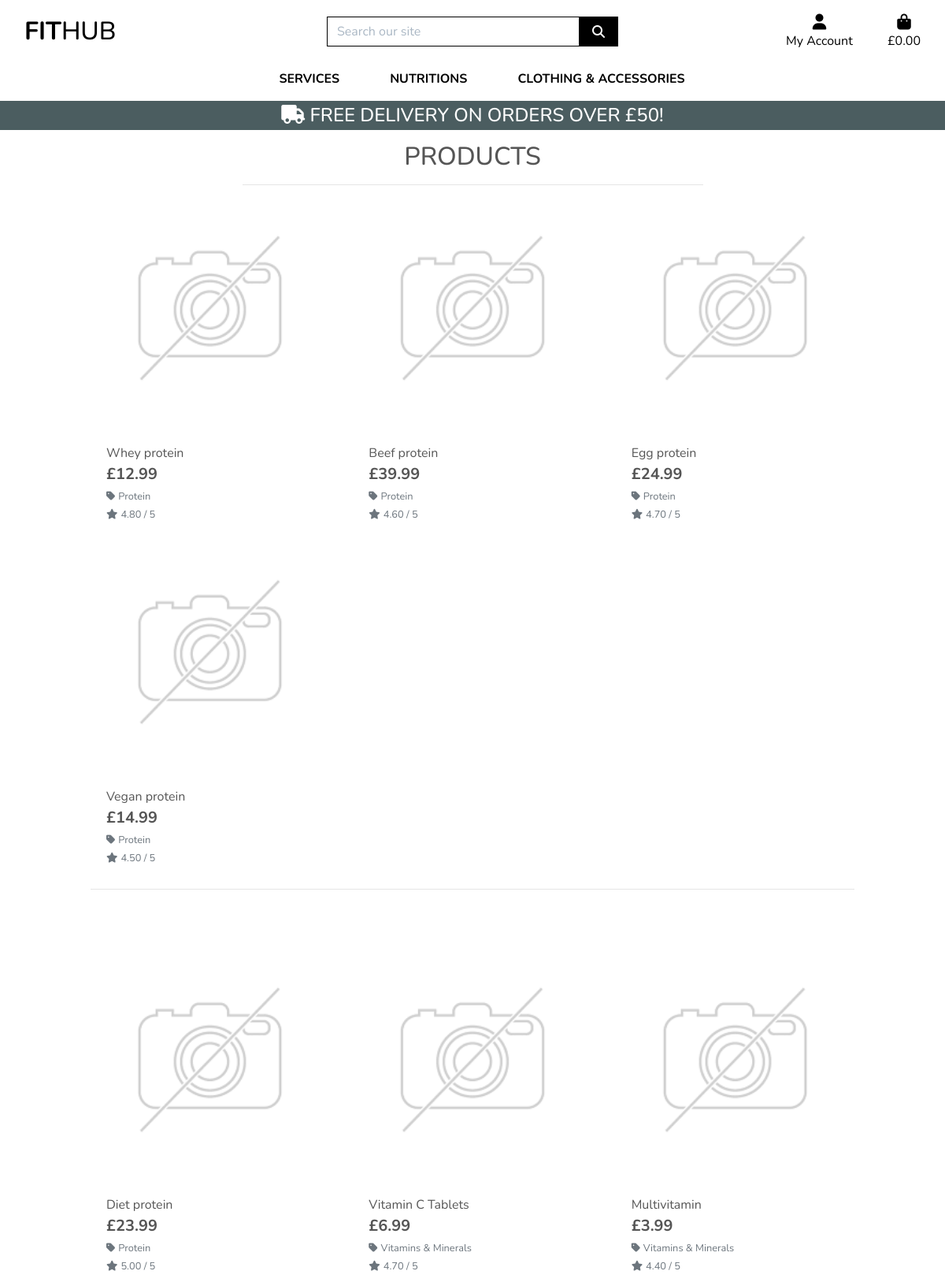
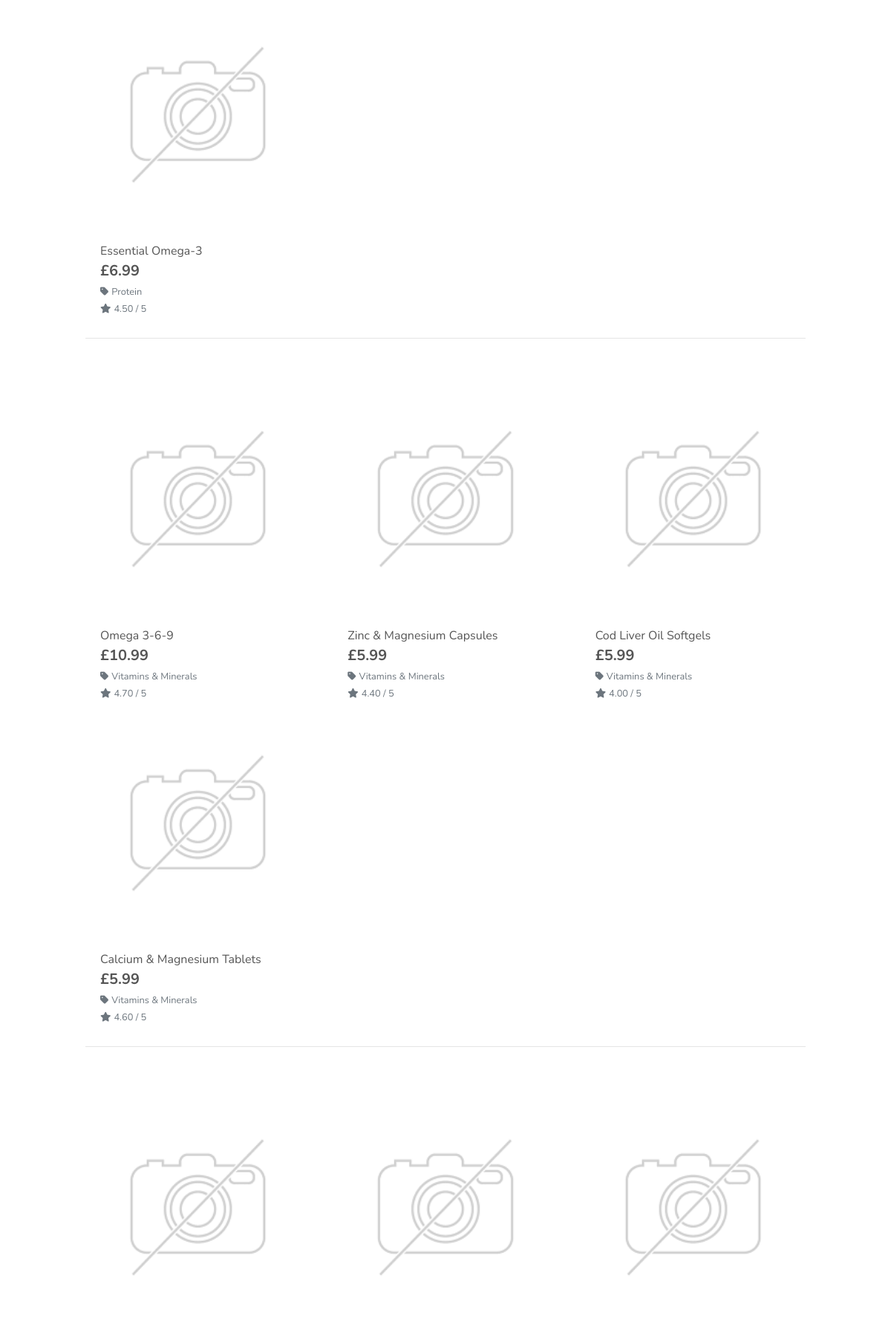
Screenshot of /products/ (upper part) with the database file from the repository (2 pictures, top to bottom).
### products/models.py (models this page shows, shortened)
class Product(models.Model):
    category = models.ForeignKey('Category', null=True, blank=True, on_delete=models.SET_NULL)
    sku = models.CharField(max_length=254, null=True, blank=True)
    name = models.CharField(max_length=254)
    description = models.TextField()
    has_sizes = models.BooleanField(default=False, null=True, blank=True)
    price = models.DecimalField(max_digits=6, decimal_places=2)
    rating = models.DecimalField(max_digits=6, decimal_places=2, null=True, blank=True)
    image_url = models.URLField(max_length=1024, null=True, blank=True)
    image = models.ImageField(null=True, blank=True)

class Category(models.Model):
    class Meta:
        verbose_name_plural = 'Categories'
    name = models.CharField(max_length=254)
    friendly_name = models.CharField(max_length=254, null=True, blank=True)

### products/views.py (the view, shortened to what this page needs)
# urls.py: path('', views.all_products, name='products'),
def all_products(request):
    products = Product.objects.all()
    query = None
    categories = None
    sort = None
    direction = None
    current_sorting = f'{sort}_{direction}'
    context = {
        'products': products,
        'search_term': query,
        'current_categories': categories,
        'current_sorting': current_sorting,
    }
    return render(request, 'products/products.html', context)

### bag/contexts.py (called while the page is built, shortened)
def bag_contents(request):
    bag_items = []
    total = 0
    product_count = 0
    bag = request.session.get('bag', {})
    if total < settings.FREE_DELIVERY_THRESHOLD:
        delivery = total * Decimal(settings.STANDARD_DELIVERY_PERCENTAGE / 100)
        free_delivery_delta = settings.FREE_DELIVERY_THRESHOLD - total
    else:
        delivery = 0
        free_delivery_delta = 0
    grand_total = delivery + total
    context = {
        'bag_items': bag_items,
        'total': total,
        'product_count': product_count,
        'delivery': delivery,
        'free_delivery_delta': free_delivery_delta,
        'free_delivery_threshold': settings.FREE_DELIVERY_THRESHOLD,
        'grand_total': grand_total,
    }
    return context

### products/templates/products/products.html (shortened to what this page needs)
{% extends "base.html" %}
{% load static %}
{% block page_header %}
    <div class="container header-container">
    </div>
{% endblock %}
{% block content %}
    <div class="overlay"></div>
    <div class="container-fluid">
        <div class="row">
            <div class="col text-center mt-3">
                <h2 class="logo-font">Products</h2>
                <hr class="w-50 mb-1">
            </div>
        </div>
        <div class="row">
            <div class="product-container col-10 offset-1">
                <div class="row">
                    {% for product in products %}
                        <div class="col-sm-6 col-md-6 col-lg-4 col-xl-4">
                            <div class="card h-100 border-0">
                                {% if product.image %}
                                <a href="{% url 'product_detail' product.id %}">
                                    <img class="card-img-top img-fluid" src="{{ product.image.url }}" alt="{{ product.name }}">
                                </a>
                                {% else %}
                                <a href="{% url 'product_detail' product.id %}">
                                    <img class="card-img-top img-fluid" src="{{ MEDIA_URL }}noimage.png" alt="{{ product.name }}">
                                </a>
                                {% endif %}
                                <div class="card-body pb-0">
                                    <p class="mb-0">{{ product.name }}</p>
                                </div>
                                <div class="card-footer bg-white pt-0 border-0 text-left">
                                    <div class="row">
                                        <div class="col">
                                            <p class="lead mb-0 text-left font-weight-bold">£{{ product.price }}</p>
                                            {% if product.category %}
                                            <p class="small mt-1 mb-0">
                                                <a class="text-muted" href="{% url 'products' %}?category={{ product.category.name }}">
                                                    <i class="fas fa-tag mr-1"></i>{{ product.category.friendly_name }}
                                                </a>
                                            </p>
                                            {% endif %}
                                            {% if product.rating %}
                                                <small class="text-muted"><i class="fas fa-star mr-1"></i>{{ product.rating }} / 5</small>
                                            {% else %}
                                                <small class="text-muted">No Rating</small>
                                            {% endif %}
                                        </div>
                                    </div>
                                </div>
                            </div>
                        </div>
                        {% if forloop.counter|divisibleby:4 %}
                            <div class="col-12 d-none d-xl-block mb-5">
                                <hr>
                            </div>
                        {% endif %}
                    {% endfor %}
                </div>
            </div>
        </div>
    </div>
{% endblock %}

### static/css/base.css (style rules this page uses)
html { height: 100%; }
body { background: url('/media/home_page_background.jpg') no-repeat center center fixed; background-size: cover; height: calc(100vh - 164px); color: #555; font-family: 'Nunito', sans-serif; }
.logo-font { text-transform: uppercase; }
.overlay { height: 100%; width: 100%; top: 0; left: 0; position: fixed; background: white; z-index: -1; }
@media (min-width: 1200px) { .container { max-width: 80%; } }
@media (min-width: 992px) { .header-container { padding-top: 164px; } }

### rows the page displays
Product: image (placeholder picture), name "Whey protein", price "12.99", category.friendly_name "Protein", rating "4.80"
Product: image (placeholder picture), name "Beef protein", price "39.99", category.friendly_name "Protein", rating "4.60"
Product: image (placeholder picture), name "Egg protein", price "24.99", category.friendly_name "Protein", rating "4.70"
Product: image (placeholder picture), name "Vegan protein", price "14.99", category.friendly_name "Protein", rating "4.50"
Product: image (placeholder picture), name "Diet protein", price "23.99", category.friendly_name "Protein", rating "5.00"
Product: image (placeholder picture), name "Vitamin C Tablets", price "6.99", category.friendly_name "Vitamins & Minerals", rating "4.70"
Product: image (placeholder picture), name "Multivitamin", price "3.99", category.friendly_name "Vitamins & Minerals", rating "4.40"
Product: image (placeholder picture), name "Essential Omega-3", price "6.99", category.friendly_name "Protein", rating "4.50"
Product: image (placeholder picture), name "Omega 3-6-9", price "10.99", category.friendly_name "Vitamins & Minerals", rating "4.70"
Product: image (placeholder picture), name "Zinc & Magnesium Capsules", price "5.99", category.friendly_name "Vitamins & Minerals", rating "4.40"
Product: image (placeholder picture), name "Cod Liver Oil Softgels", price "5.99", category.friendly_name "Vitamins & Minerals", rating "4.00"
Product: image (placeholder picture), name "Calcium & Magnesium Tablets", price "5.99", category.friendly_name "Vitamins & Minerals", rating "4.60"
Product: image (placeholder picture)
Product: image (placeholder picture)
Product: image (placeholder picture)

### other values shown
{{ free_delivery_threshold }} "50"
